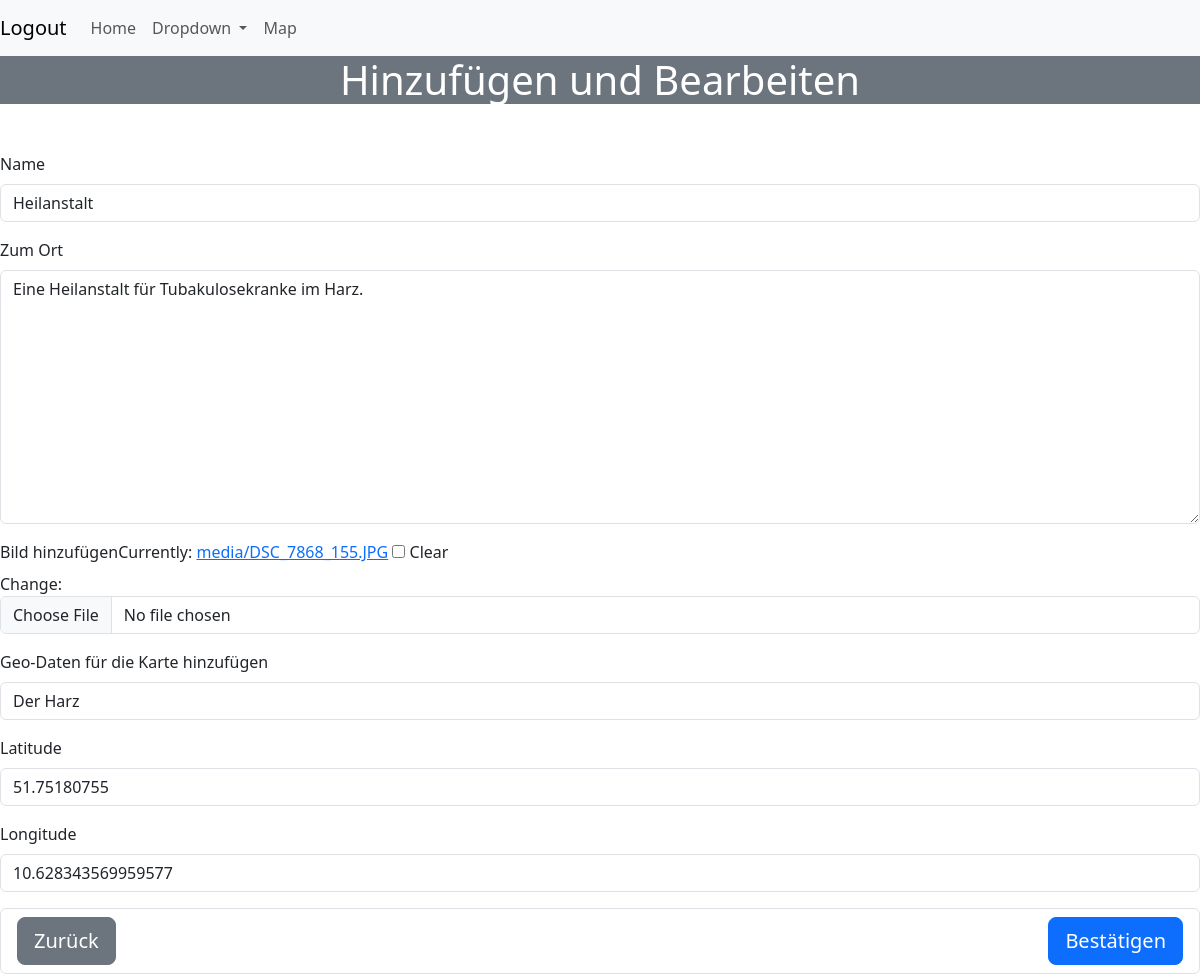
The app's page /places/edit/4 (signed in) with its own data.
### Forgotten/models.py (models this page shows, shortened)
class Places(models.Model):
    class Meta:
        verbose_name_plural = 'Places'
    name = models.CharField(max_length=30)
    story_field = models.TextField(blank=True)
    upload_picture = models.ImageField(null="True", blank="True", upload_to='media/')
    location_map = models.CharField(max_length=40)
    ctime = models.DateTimeField(auto_now_add=True)
    uptime = models.DateTimeField(auto_now=True)
    latitude = models.FloatField(null=True, blank=True)
    longitude = models.FloatField(null=True, blank=True)

### Forgotten/views.py (the view)
# urls.py: path('places/edit/<int:pk>', place_details, name='edit_place'),
@login_required()
def place_details(request, pk=None):
    if pk:
        places = Places.objects.get(pk=pk)
    else:
        places = Places()
    if request.method == 'POST':
        form = PlacesForm(request.POST, files=request.FILES, instance=places)
        if form.is_valid():
            place = form.save(commit=False)
            geocoder = Geocoding()
            coordinates = geocoder.get_coordinates(place.location_map)
            if coordinates:
                place.longitude, place.latitude = coordinates
            place.save()
            messages.success(request, 'Ort gespeichert.')
            return HttpResponseRedirect(reverse_lazy('place_list'))
        else:
            messages.error(request, 'Fehler bei der verarbeitung.')
    else:
        form = PlacesForm(instance=places)
    return render(request, 'Forgotten/place_details.html', {'page_title': 'Hinzufügen und Bearbeiten',
                                                            'form': form})

### Forgotten/forms.py
class PlacesForm(ModelForm):
    class Meta:
        model = Places
        exclude = ()
        labels = {'story_field': 'Zum Ort',
                  'upload_picture': 'Bild hinzufügen',
                  'location_map': 'Geo-Daten für die Karte hinzufügen'}

### templates/Forgotten/place_details.html (shortened to what this page needs)
{% extends 'Forgotten/base.html' %}
{% load bootstrap5 %}
{% block content %}
    <form action="" enctype="multipart/form-data" method="POST" class="form-row">
    {% bootstrap_form form %}
    <ul class="list-group">
        <li class="list-group-item">
            <a href="{% url 'place_list' %}" class="btn btn-secondary btn-lg">Zurück</a>
            <button type="submit" class="btn btn-primary btn-lg float-end float-end">Bestätigen</button>
        </li>
    </ul>
{% endblock %}

### Forgotten/static/styling/style.css (style rules this page uses)
body { margin: 0; padding: 0; }

### records on screen
Places: name "Heilanstalt", story_field "Eine Heilanstalt für Tubakulosekranke im Harz.", location_map "Der Harz", latitude "51.75180755", longitude "10.628343569959577"

### other values on screen
{{ page_title }} "Hinzufügen und Bearbeiten"
